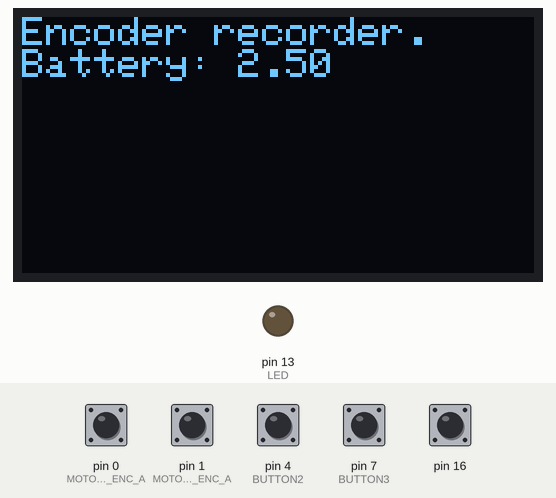
Simulated run of this sketch. Board: Arduino Leonardo, built with avr-gcc and run on an emulated ATmega32U4. Parts: 128×64 one-colour display, output pins drawn as LEDs (lit = HIGH). Inputs (shaded band) come from the test bench; at power-on: pin 0 (MOTOR_R_ENC_A), pin 1 (MOTOR_L_ENC_A), pin 4 (BUTTON2), pin 7 (BUTTON3), pin 16 HIGH.

Above: at 0.9 s.
1.0 s: pin 16 pulled LOW for 0.15 s
At 1.8 s:
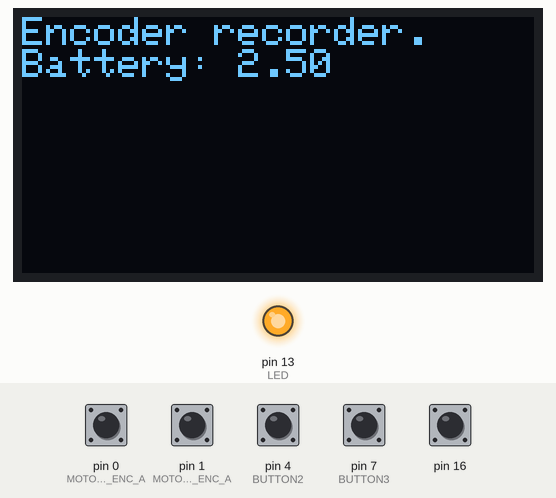
3.0 s: pin 4 (BUTTON2) pulled LOW for 0.15 s
At 4.0 s:
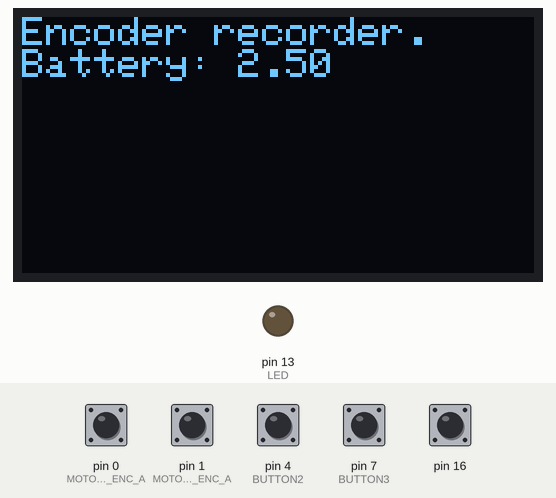
Timing chart, 0 to 6.0 s (numbered marks = the images above; inputs shaded):
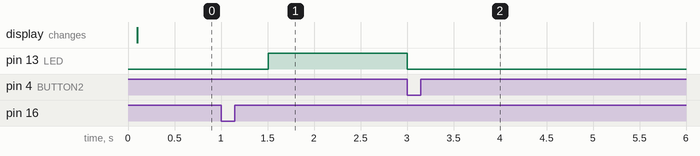

The sketch:

isolirband_v19_encoder_recorder.ino
```cpp
//#include "line_sensor.h"
//#include "pid.h"
//#include "calibration.h"
#include "display.h"
#include <SoftwareSerial.h>
//#include "sensor_monitor.c"

//#include <arduino.h>
//#define ARDUINO_MICRO
//#define ARDUINO_NANO
#ifndef ARDUINO_NANO
  #define ARDUINO_LEONARDO
#endif
#ifdef ARDUINO_NANO
  #ifdef ARDUINO_LEONARDO
    ERROR!!!!!
  #endif
#endif

#define SERIAL_ON
#define SCREEN
#define MOTOR
#define PRINT_ENC

//const int RX = 7;
//const int TX = 4;
const int TX = SCK;// 15=sck on leonardo/micro
const int RX = MISO;// 14=miso on leonardo/micro

SoftwareSerial mySerial(RX,TX); // RX, TX
Adafruit_SSD1306 display(SCREEN_WIDTH, SCREEN_HEIGHT, &Wire, OLED_RESET);

const int LED = 13;

const int BATT_PIN = A5;

//int Ierror;
//int Perror_old;
unsigned long curr_time;

#ifdef ARDUINO_NANO
  const int S1 = A6;
#endif
#ifdef ARDUINO_LEONARDO
  const int S1 = A4;
#endif
const int S2 = A3;
const int S3 = A2;
const int S4 = A1;
const int S5 = A0;

const int BUTTON = MOSI; //A5;
const int BUTTON2 = 4;
const int BUTTON3 = 7;
#ifdef ARDUINO_NANO
  const int MOTOR_R_ENC_A = 3; // right motor
  const int MOTOR_L_ENC_A = 2; // left motor
#endif
#ifdef ARDUINO_LEONARDO
  const int MOTOR_R_ENC_A = 0; // right motor
  const int MOTOR_L_ENC_A = 1; // left motor
#endif

const int MOTOR_R_ENC_B = 8; // right motor
const int MOTOR_L_ENC_B = 6; // left motor

// functional connections
//const int MOTOR_A_PWM = 9; // left motor Motor B PWM Speed
//const int MOTOR_A_DIR = 10; // left motor Motor B Direction
//const int MOTOR_B_PWM = 11; // right motor Motor B PWM Speed
//const int MOTOR_B_DIR = 12; // right motor Motor B Direction


float test_battary_level();

void motor_r_interrupt();
void motor_l_interrupt();

int motor_l_cnt;
int motor_r_cnt;

unsigned long current_time = 0;
unsigned long previous_time = 0;
unsigned long time_difference = 0;
unsigned long push_time;
unsigned long time_flag;
int max_speed = 100;

void setup() {

  int i;
  motor_l_cnt = 0;
  motor_r_cnt = 0;

//  Ierror = 0;

  pinMode( LED, OUTPUT );

  //pinMode( MOTOR_A_DIR, OUTPUT );
//  pinMode( MOTOR_A_PWM, OUTPUT );
//  pinMode( MOTOR_B_DIR, OUTPUT );
//  pinMode( MOTOR_B_PWM, OUTPUT );

  pinMode( MOTOR_R_ENC_A, INPUT );
  pinMode( MOTOR_R_ENC_B, INPUT );
  pinMode( MOTOR_L_ENC_A, INPUT );
  pinMode( MOTOR_L_ENC_B, INPUT );

  pinMode( BUTTON, INPUT_PULLUP );
  pinMode (BUTTON2, INPUT_PULLUP );
  pinMode (BUTTON3, INPUT_PULLUP );

  attachInterrupt(digitalPinToInterrupt(MOTOR_R_ENC_A), motor_r_interrupt, RISING);
  attachInterrupt(digitalPinToInterrupt(MOTOR_L_ENC_A), motor_l_interrupt, RISING);

  if(!display.begin(SSD1306_SWITCHCAPVCC, 0x3c)) {
    digitalWrite(LED,HIGH);
    while(1){
      delay(1);
    }
  }

  // set the data rate for the SoftwareSerial port
  //mySerial.begin(9600);
  mySerial.begin(38400);
  mySerial.println("Isolirband 2019: Begin. Battery=");
  float batt = test_battary_level();
  mySerial.println(batt);
  #ifdef SCREEN
    display.clearDisplay();
    display.display();
    display.setTextColor(WHITE);
    display.setCursor(0, 0);
    display.println("Encoder recorder. ");
    display.print("Battery: ");
    display.println(batt);
    display.display();
  #endif

  while(digitalRead (BUTTON) == HIGH){

    if(digitalRead (BUTTON2) == LOW){
      delay(500);
    }

    if(digitalRead (BUTTON3) == LOW){
      delay(500);
    }

    delay(1);
  }
  push_time = millis();
  delay(500);
  motor_l_cnt = 0;
  motor_r_cnt = 0;

  mySerial.println("Button pressed");

  time_flag = push_time;
  //sensor_monitor();
  digitalWrite (LED,HIGH);
}

int tmp_i = 0;
void loop() {
//  int line_value = read_line_sensor();
  int line_sensor_value;
  int pid;
  int motor_R_speed = 0;
  int motor_L_speed = 0;
  int split_number = 0;
  unsigned long curr_time = millis();
  unsigned long time_from_start = curr_time - push_time;

  if(digitalRead (BUTTON2 ) == LOW){
    digitalWrite (LED,LOW);
    motor_r_cnt = 0;
    motor_l_cnt = 0;
  }


    mySerial.print("t= ");
    mySerial.print(curr_time);
    mySerial.print(", l= ");
    mySerial.print(motor_l_cnt);
    mySerial.print(", r= ");
    mySerial.println(motor_r_cnt);

#ifdef PRINT_ENC

  /*  if (tmp_i > 20) {
      display.clearDisplay();
      display.setCursor(0, 0);
      sprintf(string_for_display,"r: %d ",motor_r_cnt);
      display.print(string_for_display);
      sprintf(string_for_display,"l: %d ",motor_l_cnt);
      display.println(string_for_display);
      display.display();

      tmp_i = 0;
//      time_flag = curr_time;
  }*/
  tmp_i++;
#endif
}

void motor_r_interrupt() {
  int b = digitalRead(MOTOR_R_ENC_B);
  if (b == HIGH) {
    motor_r_cnt++;
  }
  else {
    motor_r_cnt--;
  }
}

void motor_l_interrupt() {
  int b = digitalRead(MOTOR_L_ENC_B);
  if (b == HIGH) {
    motor_l_cnt--;
  }
  else {
    motor_l_cnt++;
  }
}

float test_battary_level() {
  float res;
  int batt_level = analogRead(BATT_PIN);
  res = (float) batt_level * 5 /1024;
  return res;
}
```

display.h
```cpp
#include <SPI.h>
#include <Wire.h>
#include <Adafruit_GFX.h>
#include <Adafruit_SSD1306.h>

#define SCREEN_WIDTH 128 // OLED display width, in pixels
#define SCREEN_HEIGHT 64 // OLED display height, in pixels
// Declaration for an SSD1306 display connected to I2C (SDA, SCL pins)
#define OLED_RESET     4 // Reset pin # (or -1 if sharing Arduino reset pin)


//char string_for_display[4];
```

Measured:
- after the input at 1.0 s, pin 13 (LED): LOW → HIGH after 0.51 s
- after the input at 3.0 s, pin 13 (LED): HIGH → LOW at once
